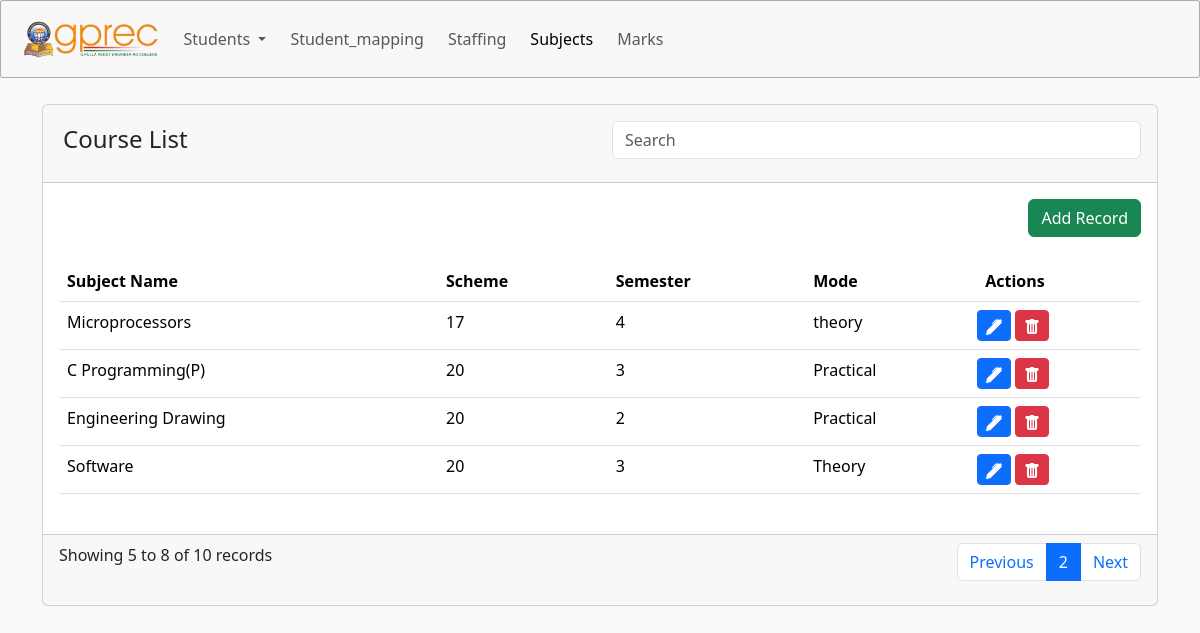
The app's page /show?page=2 with its own data.
### acad/models.py (models this page shows, shortened)
class Subjects(models.Model):
    course_code=models.CharField(max_length=10)
    subject=models.CharField(max_length=50)
    category=models.CharField(max_length=6)
    scheme=models.IntegerField()
    semester=models.IntegerField()
    mode=models.CharField(max_length=10)
    credits=models.DecimalField(max_digits=10, decimal_places=2)
    type=models.CharField(max_length=10)
    end_exam_marks=models.IntegerField()
    cia_marks=models.IntegerField()
    total_marks=models.IntegerField()

### acad/views.py (the view)
# urls.py: path('show', views.show, name='show'),
def show(request):
    subjects_records = Subjects.objects.all().order_by('-id')
    subjects_with_branches = []
    for subject_record in subjects_records:
        course_code = subject_record.course_code
        branches = Branch.objects.filter(course_code=course_code).values_list('branch', flat=True)
        subjects_with_branches.append({'subject': subject_record, 'branches': branches})
    page = request.GET.get('page', 1)
    records_per_page = 4
    paginator = Paginator(subjects_with_branches, records_per_page)
    try:
        records = paginator.page(page)
    except EmptyPage:
        records = paginator.page(paginator.num_pages)
    return render(request, 'show.html', {'records': records})

### templates/show.html (shortened to what this page needs)
{% extends "base.html" %}
{% block body %}
{% load static %}
<link rel="stylesheet" href="{% static "bbbootstrap.css" %}">
<div class="container my-5">
    <div class="card">
        <div class="card-header p-3">
            <div class="row">
                <div class="col-md-6">
                    <h4 class="p-1">Course List</h4>
                </div>
                <div class="col-md-6 text-right">
                    <input type="text" id="searchInput" class="form-control" placeholder="Search">
                </div>
            </div>
        </div>
        <div class="card-body">
            <div class="row">
                <div class="col">
                    <a href="{% url 'subject' %}" class="btn btn-success float-end mb-4">Add Record</a>
                </div>
            </div>
            <div class="row">
                <div class="table-responsive">
                    <table class="table" id="dataTable">
                        <thead>
                            <tr>
                                <th>Subject Name</th>
                                <th>Scheme</th>
                                <th>Semester</th>
                                <th>Mode</th>
                                <th>Actions</th>
                            </tr>
                        </thead>
                        <tbody>
                            {% for record in records %}
                            <tr>
                                <td>{{ record.subject.subject }}</td>
                                <td>{{ record.subject.scheme }}</td>
                                <td>{{ record.subject.semester }}</td>
                                <td>{{ record.subject.mode }}</td>
                                <td class="mx-0 px-0">
                                    <button class="btn btn-sm btn-primary" data-bs-toggle="modal"
                                        data-bs-target="#editModal{{ record.subject.id }}">
                                    </button>
                                    <button class="btn btn-sm btn-danger" data-bs-toggle="modal"
                                        data-bs-target="#deleteModal{{ record.subject.id }}">
                                    </button>
                                </td>
                            </tr>
                            {% endfor %}
                        </tbody>
                    </table>
                </div>
            </div>
        </div>
        <div class="card-footer mt-2">
            <div class="d-flex justify-content-between">
                <span>Showing {{ records.start_index }} to {{ records.end_index }} of {{ records.paginator.count }}
                    records</span>
                <ul class="pagination">
                    {% if records.has_previous %}
                    <li class="page-item"><a class="page-link"
                            href="?page={{ records.previous_page_number }}">Previous</a></li>
                    {% endif %}
                    <li class="page-item active"><span class="page-link">{{ records.number }}</span></li>
                    {% if records.has_next %}
                    <li class="page-item"><a class="page-link" href="?page={{ records.next_page_number }}">Next</a></li>
                    {% endif %}
                </ul>
            </div>
        </div>
    </div>
</div>
{% endblock body %}

### records on screen
Subjects: subject.subject "Microprocessors", subject.scheme "17", subject.semester "4", subject.mode "theory"
Subjects: subject.subject "C Programming(P)", subject.scheme "20", subject.semester "3", subject.mode "Practical"
Subjects: subject.subject "Engineering Drawing", subject.scheme "20", subject.semester "2", subject.mode "Practical"
Subjects: subject.subject "Software", subject.scheme "20", subject.semester "3", subject.mode "Theory"

### other values on screen
{{ records.start_index }} "5"
{{ records.end_index }} "8"
{{ records.paginator.count }} "10"
{{ records.number }} "2"
